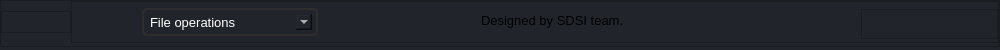
     <widget class="QFrame" name="top_bar">
      <property name="minimumSize">
       <size>
        <width>1000</width>
        <height>50</height>
       </size>
      </property>
      <property name="maximumSize">
       <size>
        <width>16777215</width>
        <height>40</height>
       </size>
      </property>
      <property name="styleSheet">
       <string notr="true">background-color: #21252b;margin-bottom:3.3px</string>
      </property>
      <property name="frameShape">
       <enum>QFrame::StyledPanel</enum>
      </property>
      <property name="frameShadow">
       <enum>QFrame::Raised</enum>
      </property>
      <layout class="QHBoxLayout" name="horizontalLayout_2">
       <property name="spacing">
        <number>0</number>
       </property>
       <property name="leftMargin">
        <number>0</number>
       </property>
       <property name="topMargin">
        <number>0</number>
       </property>
       <property name="rightMargin">
        <number>0</number>
       </property>
       <property name="bottomMargin">
        <number>0</number>
       </property>
       <item alignment="Qt::AlignVCenter">
        <widget class="QFrame" name="frame_toggle">
         <property name="maximumSize">
          <size>
           <width>70</width>
           <height>40</height>
          </size>
         </property>
         <property name="styleSheet">
          <string notr="true">	</string>
         </property>
         <property name="frameShape">
          <enum>QFrame::StyledPanel</enum>
         </property>
         <property name="frameShadow">
          <enum>QFrame::Raised</enum>
         </property>
         <layout class="QHBoxLayout" name="horizontalLayout_23">
          <property name="spacing">
           <number>0</number>
          </property>
          <property name="leftMargin">
           <number>0</number>
          </property>
          <property name="topMargin">
           <number>0</number>
          </property>
          <property name="rightMargin">
           <number>0</number>
          </property>
          <property name="bottomMargin">
           <number>0</number>
          </property>
          <item>
           <widget class="QPushButton" name="btn_toggle">
            <property name="sizePolicy">
             <sizepolicy hsizetype="Expanding" vsizetype="Expanding">
              <horstretch>0</horstretch>
              <verstretch>0</verstretch>
             </sizepolicy>
            </property>
            <property name="styleSheet">
             <string notr="true">QPushButton {
	border: none;
	color:#ffffff;
	border-left: 3px solid #21252b;
}

QPushButton:hover {
	border-left: 7px solid #bd93f9;
}

QPushButton:pressed {
	background-color: rgb(25, 25, 25);
}</string>
            </property>
            <property name="text">
             <string/>
            </property>
            <property name="icon">
             <iconset>
              <normaloff>icons/icons8_menu.svg</normaloff>icons/icons8_menu.svg</iconset>
            </property>
            <property name="iconSize">
             <size>
              <width>30</width>
              <height>30</height>
             </size>
            </property>
           </widget>
          </item>
          <item>
           <spacer name="horizontalSpacer">
            <property name="orientation">
             <enum>Qt::Horizontal</enum>
            </property>
            <property name="sizeHint" stdset="0">
             <size>
              <width>28</width>
              <height>20</height>
             </size>
            </property>
           </spacer>
          </item>
         </layout>
        </widget>
       </item>
       <item>
        <widget class="QFrame" name="frame_top">
         <property name="styleSheet">
          <string notr="true"/>
         </property>
         <property name="frameShape">
          <enum>QFrame::StyledPanel</enum>
         </property>
         <property name="frameShadow">
          <enum>QFrame::Raised</enum>
         </property>
         <layout class="QHBoxLayout" name="horizontalLayout_24">
          <property name="leftMargin">
           <number>0</number>
          </property>
          <property name="topMargin">
           <number>0</number>
          </property>
          <property name="rightMargin">
           <number>0</number>
          </property>
          <property name="bottomMargin">
           <number>0</number>
          </property>
          <item>
           <widget class="QComboBox" name="file_comboBox">
            <property name="maximumSize">
             <size>
              <width>250</width>
              <height>16777215</height>
             </size>
            </property>
            <property name="font">
             <font>
              <family>Segoe UI</family>
              <pointsize>10</pointsize>
              <weight>50</weight>
              <italic>false</italic>
              <bold>false</bold>
             </font>
            </property>
            <property name="styleSheet">
             <string notr="true">*{
color: rgb(255, 255, 255);
border: 1.5px solid #2d2d2d;
width:600px !important;
height:20px !important;
padding:2px 0 2px 6px;
margin:4px;
margin-left:70px;
border-radius: 5px;
}
</string>
            </property>
            <item>
             <property name="text">
              <string>File operations</string>
             </property>
            </item>
            <item>
             <property name="text">
              <string>add</string>
             </property>
            </item>
            <item>
             <property name="text">
              <string>save</string>
             </property>
            </item>
           </widget>
          </item>
          <item>
           <widget class="QLabel" name="label_24">
            <property name="font">
             <font>
              <family>Segoe UI</family>
              <pointsize>10</pointsize>
              <weight>50</weight>
              <italic>false</italic>
              <bold>false</bold>
             </font>
            </property>
            <property name="styleSheet">
             <string notr="true">padding-left:150px;</string>
            </property>
            <property name="text">
             <string>Designed by SDSI team.</string>
            </property>
           </widget>
          </item>
          <item alignment="Qt::AlignRight|Qt::AlignBottom">
           <widget class="QFrame" name="frame_6">
            <property name="frameShape">
             <enum>QFrame::StyledPanel</enum>
            </property>
            <property name="frameShadow">
             <enum>QFrame::Raised</enum>
            </property>
            <layout class="QHBoxLayout" name="horizontalLayout_28">
             <property name="leftMargin">
              <number>0</number>
             </property>
             <property name="topMargin">
              <number>0</number>
             </property>
             <property name="rightMargin">
              <number>5</number>
             </property>
             <property name="bottomMargin">
              <number>0</number>
             </property>
             <item>
              <widget class="QPushButton" name="settingsTopBtn">
               <property name="minimumSize">
                <size>
                 <width>28</width>
                 <height>28</height>
                </size>
               </property>
               <property name="maximumSize">
                <size>
                 <width>28</width>
                 <height>28</height>
                </size>
               </property>
               <property name="cursor">
                <cursorShape>PointingHandCursor</cursorShape>
               </property>
               <property name="toolTip">
                <string>Settings</string>
               </property>
               <property name="styleSheet">
                <string notr="true">border:none;</string>
               </property>
               <property name="text">
                <string/>
               </property>
               <property name="icon">
                <iconset resource="../Project/Modern_GUI_PyDracula_PySide6_or_PyQt6-master/resources.qrc">
                 <normaloff>:/icons/images/icons/icon_settings.png</normaloff>:/icons/images/icons/icon_settings.png</iconset>
               </property>
               <property name="iconSize">
                <size>
                 <width>20</width>
                 <height>20</height>
                </size>
               </property>
              </widget>
             </item>
             <item>
              <widget class="QPushButton" name="minimizeAppBtn">
               <property name="minimumSize">
                <size>
                 <width>28</width>
                 <height>28</height>
                </size>
               </property>
               <property name="maximumSize">
                <size>
                 <width>28</width>
                 <height>28</height>
                </size>
               </property>
               <property name="cursor">
                <cursorShape>PointingHandCursor</cursorShape>
               </property>
               <property name="toolTip">
                <string>Minimize</string>
               </property>
               <property name="styleSheet">
                <string notr="true">border:none;</string>
               </property>
               <property name="text">
                <string/>
               </property>
               <property name="icon">
                <iconset resource="../Project/Modern_GUI_PyDracula_PySide6_or_PyQt6-master/resources.qrc">
                 <normaloff>:/icons/images/icons/icon_minimize.png</normaloff>:/icons/images/icons/icon_minimize.png</iconset>
               </property>
               <property name="iconSize">
                <size>
                 <width>20</width>
                 <height>20</height>
                </size>
               </property>
              </widget>
             </item>
             <item>
              <widget class="QPushButton" name="maximizeRestoreAppBtn">
               <property name="minimumSize">
                <size>
                 <width>28</width>
                 <height>28</height>
                </size>
               </property>
               <property name="maximumSize">
                <size>
                 <width>28</width>
                 <height>28</height>
                </size>
               </property>
               <property name="font">
                <font>
                 <family>Segoe UI</family>
                 <pointsize>10</pointsize>
                 <weight>50</weight>
                 <italic>false</italic>
                 <bold>false</bold>
                 <stylestrategy>PreferDefault</stylestrategy>
                </font>
               </property>
               <property name="cursor">
                <cursorShape>PointingHandCursor</cursorShape>
               </property>
               <property name="toolTip">
                <string>Maximize</string>
               </property>
               <property name="styleSheet">
                <string notr="true">border:none;</string>
               </property>
               <property name="text">
                <string/>
               </property>
               <property name="icon">
                <iconset resource="../Project/Modern_GUI_PyDracula_PySide6_or_PyQt6-master/resources.qrc">
                 <normaloff>:/icons/images/icons/icon_maximize.png</normaloff>:/icons/images/icons/icon_maximize.png</iconset>
               </property>
               <property name="iconSize">
                <size>
                 <width>20</width>
                 <height>20</height>
                </size>
               </property>
              </widget>
             </item>
             <item>
              <widget class="QPushButton" name="closeAppBtn">
               <property name="minimumSize">
                <size>
                 <width>28</width>
                 <height>28</height>
                </size>
               </property>
               <property name="maximumSize">
                <size>
                 <width>28</width>
                 <height>28</height>
                </size>
               </property>
               <property name="cursor">
                <cursorShape>PointingHandCursor</cursorShape>
               </property>
               <property name="toolTip">
                <string>Close</string>
               </property>
               <property name="styleSheet">
                <string notr="true">border:none;</string>
               </property>
               <property name="text">
                <string/>
               </property>
               <property name="icon">
                <iconset resource="../Project/Modern_GUI_PyDracula_PySide6_or_PyQt6-master/resources.qrc">
                 <normaloff>:/icons/images/icons/icon_close.png</normaloff>:/icons/images/icons/icon_close.png</iconset>
               </property>
               <property name="iconSize">
                <size>
                 <width>20</width>
                 <height>20</height>
                </size>
               </property>
              </widget>
             </item>
            </layout>
           </widget>
          </item>
         </layout>
        </widget>
       </item>
      </layout>
     </widget>
